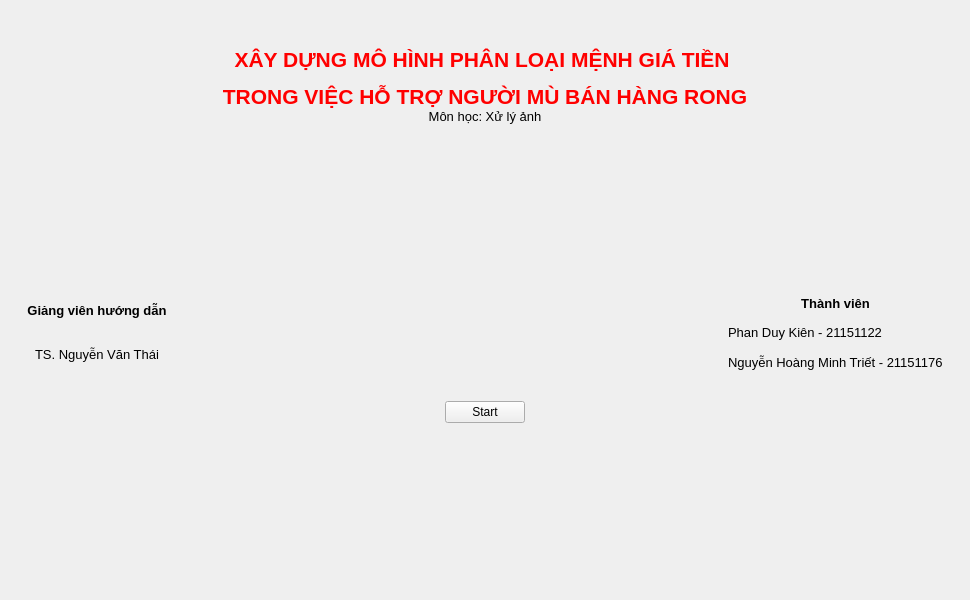
<?xml version="1.0" encoding="UTF-8"?>
<ui version="4.0">
 <class>MainWindow</class>
 <widget class="QMainWindow" name="MainWindow">
  <property name="geometry">
   <rect>
    <x>0</x>
    <y>0</y>
    <width>970</width>
    <height>600</height>
   </rect>
  </property>
  <property name="windowTitle">
   <string>MainWindow</string>
  </property>
  <widget class="QWidget" name="centralwidget">
   <layout class="QVBoxLayout" name="verticalLayout_3">
    <property name="spacing">
     <number>0</number>
    </property>
    <item>
     <widget class="QWidget" name="widget_2" native="true">
      <layout class="QHBoxLayout" name="horizontalLayout">
       <item>
        <widget class="QLabel" name="label">
         <property name="maximumSize">
          <size>
           <width>70</width>
           <height>70</height>
          </size>
         </property>
         <property name="text">
          <string/>
         </property>
         <property name="pixmap">
          <pixmap>asset/logo1.png</pixmap>
         </property>
         <property name="scaledContents">
          <bool>true</bool>
         </property>
        </widget>
       </item>
       <item>
        <spacer name="horizontalSpacer_3">
         <property name="orientation">
          <enum>Qt::Horizontal</enum>
         </property>
         <property name="sizeHint" stdset="0">
          <size>
           <width>649</width>
           <height>20</height>
          </size>
         </property>
        </spacer>
       </item>
       <item>
        <widget class="QLabel" name="label_2">
         <property name="maximumSize">
          <size>
           <width>200</width>
           <height>70</height>
          </size>
         </property>
         <property name="text">
          <string/>
         </property>
         <property name="pixmap">
          <pixmap>asset/logo2.png</pixmap>
         </property>
         <property name="scaledContents">
          <bool>true</bool>
         </property>
        </widget>
       </item>
      </layout>
     </widget>
    </item>
    <item>
     <widget class="QLabel" name="label_3">
      <property name="text">
       <string>&lt;html&gt;&lt;head/&gt;&lt;body&gt;&lt;p align=&quot;center&quot;&gt;&lt;span style=&quot; font-size:16pt; font-weight:600; color:#ff0000;&quot;&gt;XÂY DỰNG MÔ HÌNH PHÂN LOẠI MỆNH GIÁ TIỀN &lt;/span&gt;&lt;/p&gt;&lt;p align=&quot;center&quot;&gt;&lt;span style=&quot; font-size:16pt; font-weight:600; color:#ff0000;&quot;&gt;TRONG VIỆC HỖ TRỢ NGƯỜI MÙ BÁN HÀNG RONG&lt;/span&gt;&lt;/p&gt;&lt;/body&gt;&lt;/html&gt;</string>
      </property>
     </widget>
    </item>
    <item>
     <widget class="QLabel" name="label_4">
      <property name="text">
       <string>&lt;html&gt;&lt;head/&gt;&lt;body&gt;&lt;p align=&quot;center&quot;&gt;&lt;span style=&quot; font-size:10pt;&quot;&gt;Môn học: Xử lý ảnh&lt;/span&gt;&lt;/p&gt;&lt;/body&gt;&lt;/html&gt;</string>
      </property>
     </widget>
    </item>
    <item>
     <widget class="QWidget" name="widget_6" native="true">
      <property name="minimumSize">
       <size>
        <width>0</width>
        <height>150</height>
       </size>
      </property>
      <layout class="QHBoxLayout" name="horizontalLayout_4">
       <item>
        <spacer name="horizontalSpacer_5">
         <property name="orientation">
          <enum>Qt::Horizontal</enum>
         </property>
         <property name="sizeHint" stdset="0">
          <size>
           <width>97</width>
           <height>20</height>
          </size>
         </property>
        </spacer>
       </item>
       <item>
        <widget class="QLabel" name="label_10">
         <property name="text">
          <string/>
         </property>
         <property name="pixmap">
          <pixmap>asset/img.png</pixmap>
         </property>
        </widget>
       </item>
       <item>
        <spacer name="horizontalSpacer_6">
         <property name="orientation">
          <enum>Qt::Horizontal</enum>
         </property>
         <property name="sizeHint" stdset="0">
          <size>
           <width>96</width>
           <height>20</height>
          </size>
         </property>
        </spacer>
       </item>
      </layout>
     </widget>
    </item>
    <item>
     <widget class="QWidget" name="widget_5" native="true">
      <layout class="QHBoxLayout" name="horizontalLayout_3">
       <item>
        <widget class="QWidget" name="widget_4" native="true">
         <layout class="QVBoxLayout" name="verticalLayout_2">
          <item>
           <widget class="QLabel" name="label_8">
            <property name="text">
             <string>&lt;html&gt;&lt;head/&gt;&lt;body&gt;&lt;p align=&quot;center&quot;&gt;&lt;span style=&quot; font-size:10pt; font-weight:600;&quot;&gt;Giảng viên hướng dẫn&lt;/span&gt;&lt;/p&gt;&lt;/body&gt;&lt;/html&gt;</string>
            </property>
           </widget>
          </item>
          <item>
           <widget class="QLabel" name="label_9">
            <property name="text">
             <string>&lt;html&gt;&lt;head/&gt;&lt;body&gt;&lt;p align=&quot;center&quot;&gt;&lt;span style=&quot; font-size:10pt;&quot;&gt;TS. Nguyễn Văn Thái&lt;/span&gt;&lt;/p&gt;&lt;/body&gt;&lt;/html&gt;</string>
            </property>
           </widget>
          </item>
         </layout>
        </widget>
       </item>
       <item>
        <spacer name="horizontalSpacer_4">
         <property name="orientation">
          <enum>Qt::Horizontal</enum>
         </property>
         <property name="sizeHint" stdset="0">
          <size>
           <width>419</width>
           <height>20</height>
          </size>
         </property>
        </spacer>
       </item>
       <item>
        <widget class="QWidget" name="widget_3" native="true">
         <property name="minimumSize">
          <size>
           <width>0</width>
           <height>100</height>
          </size>
         </property>
         <layout class="QVBoxLayout" name="verticalLayout">
          <item>
           <widget class="QLabel" name="label_5">
            <property name="text">
             <string>&lt;html&gt;&lt;head/&gt;&lt;body&gt;&lt;p align=&quot;center&quot;&gt;&lt;span style=&quot; font-size:10pt; font-weight:600;&quot;&gt;Thành viên&lt;/span&gt;&lt;/p&gt;&lt;/body&gt;&lt;/html&gt;</string>
            </property>
           </widget>
          </item>
          <item>
           <widget class="QLabel" name="label_6">
            <property name="text">
             <string>&lt;html&gt;&lt;head/&gt;&lt;body&gt;&lt;p&gt;&lt;span style=&quot; font-size:10pt;&quot;&gt;Phan Duy Kiên - 21151122&lt;/span&gt;&lt;/p&gt;&lt;/body&gt;&lt;/html&gt;</string>
            </property>
           </widget>
          </item>
          <item>
           <widget class="QLabel" name="label_7">
            <property name="text">
             <string>&lt;html&gt;&lt;head/&gt;&lt;body&gt;&lt;p&gt;&lt;span style=&quot; font-size:10pt;&quot;&gt;Nguyễn Hoàng Minh Triết - 21151176&lt;/span&gt;&lt;/p&gt;&lt;/body&gt;&lt;/html&gt;</string>
            </property>
           </widget>
          </item>
         </layout>
        </widget>
       </item>
      </layout>
     </widget>
    </item>
    <item>
     <widget class="QWidget" name="widget" native="true">
      <layout class="QHBoxLayout" name="horizontalLayout_2">
       <item>
        <spacer name="horizontalSpacer_2">
         <property name="orientation">
          <enum>Qt::Horizontal</enum>
         </property>
         <property name="sizeHint" stdset="0">
          <size>
           <width>411</width>
           <height>20</height>
          </size>
         </property>
        </spacer>
       </item>
       <item>
        <widget class="QPushButton" name="pushButton">
         <property name="text">
          <string>Start</string>
         </property>
        </widget>
       </item>
       <item>
        <spacer name="horizontalSpacer">
         <property name="orientation">
          <enum>Qt::Horizontal</enum>
         </property>
         <property name="sizeHint" stdset="0">
          <size>
           <width>412</width>
           <height>20</height>
          </size>
         </property>
        </spacer>
       </item>
      </layout>
     </widget>
    </item>
    <item>
     <spacer name="verticalSpacer">
      <property name="orientation">
       <enum>Qt::Vertical</enum>
      </property>
      <property name="sizeHint" stdset="0">
       <size>
        <width>20</width>
        <height>40</height>
       </size>
      </property>
     </spacer>
    </item>
   </layout>
  </widget>
 </widget>
 <resources/>
 <connections/>
</ui>
